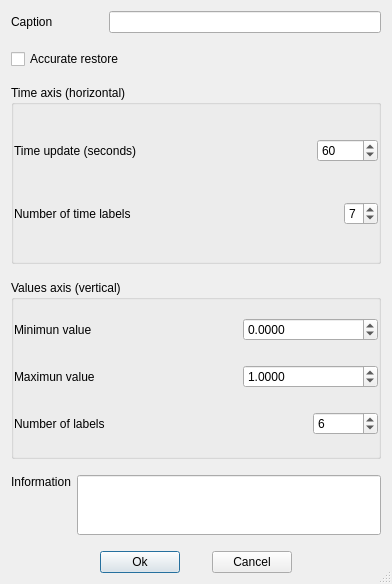
<?xml version="1.0" encoding="UTF-8"?>
<ui version="4.0">
 <class>graphmonDialog</class>
 <widget class="QDialog" name="graphmonDialog">
  <property name="geometry">
   <rect>
    <x>0</x>
    <y>0</y>
    <width>392</width>
    <height>584</height>
   </rect>
  </property>
  <property name="windowTitle">
   <string>Edit graphic monitor</string>
  </property>
  <property name="sizeGripEnabled">
   <bool>true</bool>
  </property>
  <layout class="QVBoxLayout">
   <property name="spacing">
    <number>16</number>
   </property>
   <item>
    <layout class="QHBoxLayout">
     <property name="leftMargin">
      <number>0</number>
     </property>
     <property name="topMargin">
      <number>0</number>
     </property>
     <property name="rightMargin">
      <number>0</number>
     </property>
     <property name="bottomMargin">
      <number>0</number>
     </property>
     <item>
      <widget class="QLabel" name="capLabel">
       <property name="frameShape">
        <enum>QFrame::NoFrame</enum>
       </property>
       <property name="frameShadow">
        <enum>QFrame::Plain</enum>
       </property>
       <property name="text">
        <string>Caption</string>
       </property>
       <property name="alignment">
        <set>Qt::AlignVCenter</set>
       </property>
       <property name="wordWrap">
        <bool>false</bool>
       </property>
      </widget>
     </item>
     <item>
      <spacer name="spacer1">
       <property name="orientation">
        <enum>Qt::Horizontal</enum>
       </property>
       <property name="sizeType">
        <enum>QSizePolicy::Fixed</enum>
       </property>
       <property name="sizeHint" stdset="0">
        <size>
         <width>50</width>
         <height>20</height>
        </size>
       </property>
      </spacer>
     </item>
     <item>
      <widget class="QLineEdit" name="captionLineEdit">
       <property name="sizePolicy">
        <sizepolicy hsizetype="Expanding" vsizetype="Fixed">
         <horstretch>0</horstretch>
         <verstretch>0</verstretch>
        </sizepolicy>
       </property>
       <property name="maxLength">
        <number>60</number>
       </property>
      </widget>
     </item>
    </layout>
   </item>
   <item>
    <widget class="QCheckBox" name="accurateRestoreCheckBox">
     <property name="text">
      <string>Accurate restore</string>
     </property>
    </widget>
   </item>
   <item>
    <widget class="QGroupBox" name="GroupBox1">
     <property name="title">
      <string>Time axis (horizontal)</string>
     </property>
     <layout class="QGridLayout">
      <property name="leftMargin">
       <number>0</number>
      </property>
      <property name="topMargin">
       <number>0</number>
      </property>
      <property name="rightMargin">
       <number>0</number>
      </property>
      <property name="bottomMargin">
       <number>0</number>
      </property>
      <item row="0" column="2" colspan="2">
       <widget class="QSpinBox" name="timeupdSpinBox">
        <property name="minimum">
         <number>1</number>
        </property>
        <property name="maximum">
         <number>10000</number>
        </property>
        <property name="singleStep">
         <number>30</number>
        </property>
        <property name="value">
         <number>60</number>
        </property>
       </widget>
      </item>
      <item row="1" column="3">
       <widget class="QSpinBox" name="tLabelsSpinBox">
        <property name="minimum">
         <number>2</number>
        </property>
        <property name="maximum">
         <number>9</number>
        </property>
        <property name="value">
         <number>7</number>
        </property>
       </widget>
      </item>
      <item row="0" column="0">
       <widget class="QLabel" name="TextLabel1_5_2_2">
        <property name="text">
         <string>Time update (seconds)</string>
        </property>
        <property name="wordWrap">
         <bool>false</bool>
        </property>
       </widget>
      </item>
      <item row="1" column="0">
       <widget class="QLabel" name="TextLabel2_2">
        <property name="text">
         <string>Number of time labels</string>
        </property>
        <property name="wordWrap">
         <bool>false</bool>
        </property>
       </widget>
      </item>
      <item row="0" column="1">
       <spacer name="spacer4">
        <property name="orientation">
         <enum>Qt::Horizontal</enum>
        </property>
        <property name="sizeType">
         <enum>QSizePolicy::Expanding</enum>
        </property>
        <property name="sizeHint" stdset="0">
         <size>
          <width>40</width>
          <height>20</height>
         </size>
        </property>
       </spacer>
      </item>
      <item row="1" column="1" colspan="2">
       <spacer name="spacer2_2">
        <property name="orientation">
         <enum>Qt::Horizontal</enum>
        </property>
        <property name="sizeType">
         <enum>QSizePolicy::Expanding</enum>
        </property>
        <property name="sizeHint" stdset="0">
         <size>
          <width>140</width>
          <height>20</height>
         </size>
        </property>
       </spacer>
      </item>
     </layout>
    </widget>
   </item>
   <item>
    <widget class="QGroupBox" name="GroupBox2">
     <property name="title">
      <string>Values axis (vertical)</string>
     </property>
     <layout class="QGridLayout">
      <property name="leftMargin">
       <number>0</number>
      </property>
      <property name="topMargin">
       <number>0</number>
      </property>
      <property name="rightMargin">
       <number>0</number>
      </property>
      <property name="bottomMargin">
       <number>0</number>
      </property>
      <item row="0" column="3" colspan="2">
       <widget class="QDoubleSpinBox" name="minFloatSpinBox">
        <property name="decimals">
         <number>4</number>
        </property>
        <property name="minimum">
         <double>-999999.989999999990687</double>
        </property>
        <property name="maximum">
         <double>999999.989999999990687</double>
        </property>
       </widget>
      </item>
      <item row="2" column="4">
       <widget class="QSpinBox" name="vLabelsSpinBox">
        <property name="minimum">
         <number>1</number>
        </property>
        <property name="maximum">
         <number>11</number>
        </property>
        <property name="value">
         <number>6</number>
        </property>
       </widget>
      </item>
      <item row="2" column="2" colspan="2">
       <spacer name="spacer5_2_2">
        <property name="orientation">
         <enum>Qt::Horizontal</enum>
        </property>
        <property name="sizeType">
         <enum>QSizePolicy::Expanding</enum>
        </property>
        <property name="sizeHint" stdset="0">
         <size>
          <width>40</width>
          <height>20</height>
         </size>
        </property>
       </spacer>
      </item>
      <item row="1" column="3" colspan="2">
       <widget class="QDoubleSpinBox" name="maxFloatSpinBox">
        <property name="decimals">
         <number>4</number>
        </property>
        <property name="minimum">
         <double>-999999.989999999990687</double>
        </property>
        <property name="maximum">
         <double>999999.989999999990687</double>
        </property>
        <property name="value">
         <double>1.000000000000000</double>
        </property>
       </widget>
      </item>
      <item row="2" column="0" colspan="2">
       <widget class="QLabel" name="TextLabel2_2_2">
        <property name="text">
         <string>Number of labels</string>
        </property>
        <property name="wordWrap">
         <bool>false</bool>
        </property>
       </widget>
      </item>
      <item row="1" column="1" colspan="2">
       <spacer name="spacer5_2">
        <property name="orientation">
         <enum>Qt::Horizontal</enum>
        </property>
        <property name="sizeType">
         <enum>QSizePolicy::Expanding</enum>
        </property>
        <property name="sizeHint" stdset="0">
         <size>
          <width>70</width>
          <height>20</height>
         </size>
        </property>
       </spacer>
      </item>
      <item row="1" column="0">
       <widget class="QLabel" name="TextLabel1_5_2_3_2">
        <property name="text">
         <string>Maximun value</string>
        </property>
        <property name="wordWrap">
         <bool>false</bool>
        </property>
       </widget>
      </item>
      <item row="0" column="1" colspan="2">
       <spacer name="spacer5">
        <property name="orientation">
         <enum>Qt::Horizontal</enum>
        </property>
        <property name="sizeType">
         <enum>QSizePolicy::Expanding</enum>
        </property>
        <property name="sizeHint" stdset="0">
         <size>
          <width>70</width>
          <height>20</height>
         </size>
        </property>
       </spacer>
      </item>
      <item row="0" column="0">
       <widget class="QLabel" name="TextLabel1_5_2_3">
        <property name="text">
         <string>Minimun value</string>
        </property>
        <property name="wordWrap">
         <bool>false</bool>
        </property>
       </widget>
      </item>
     </layout>
    </widget>
   </item>
   <item>
    <layout class="QHBoxLayout">
     <property name="leftMargin">
      <number>0</number>
     </property>
     <property name="topMargin">
      <number>0</number>
     </property>
     <property name="rightMargin">
      <number>0</number>
     </property>
     <property name="bottomMargin">
      <number>0</number>
     </property>
     <item>
      <widget class="QLabel" name="TextLabel1">
       <property name="text">
        <string>Information</string>
       </property>
       <property name="alignment">
        <set>Qt::AlignTop</set>
       </property>
       <property name="wordWrap">
        <bool>false</bool>
       </property>
      </widget>
     </item>
     <item>
      <widget class="QLineEdit" name="inforLineEdit">
       <property name="minimumSize">
        <size>
         <width>0</width>
         <height>60</height>
        </size>
       </property>
       <property name="focusPolicy">
        <enum>Qt::StrongFocus</enum>
       </property>
       <property name="maxLength">
        <number>2048</number>
       </property>
       <property name="readOnly">
        <bool>true</bool>
       </property>
      </widget>
     </item>
    </layout>
   </item>
   <item>
    <layout class="QHBoxLayout">
     <property name="spacing">
      <number>32</number>
     </property>
     <property name="leftMargin">
      <number>0</number>
     </property>
     <property name="topMargin">
      <number>0</number>
     </property>
     <property name="rightMargin">
      <number>0</number>
     </property>
     <property name="bottomMargin">
      <number>0</number>
     </property>
     <item>
      <spacer name="spacer8">
       <property name="orientation">
        <enum>Qt::Horizontal</enum>
       </property>
       <property name="sizeType">
        <enum>QSizePolicy::Expanding</enum>
       </property>
       <property name="sizeHint" stdset="0">
        <size>
         <width>40</width>
         <height>20</height>
        </size>
       </property>
      </spacer>
     </item>
     <item>
      <widget class="QPushButton" name="OkButton">
       <property name="text">
        <string>Ok</string>
       </property>
      </widget>
     </item>
     <item>
      <widget class="QPushButton" name="cancelButton">
       <property name="text">
        <string>Cancel</string>
       </property>
      </widget>
     </item>
     <item>
      <spacer name="spacer8_2">
       <property name="orientation">
        <enum>Qt::Horizontal</enum>
       </property>
       <property name="sizeType">
        <enum>QSizePolicy::Expanding</enum>
       </property>
       <property name="sizeHint" stdset="0">
        <size>
         <width>40</width>
         <height>20</height>
        </size>
       </property>
      </spacer>
     </item>
    </layout>
   </item>
  </layout>
 </widget>
 <layoutdefault spacing="6" margin="11"/>
 
 <tabstops>
  <tabstop>captionLineEdit</tabstop>
  <tabstop>timeupdSpinBox</tabstop>
  <tabstop>tLabelsSpinBox</tabstop>
  <tabstop>minFloatSpinBox</tabstop>
  <tabstop>maxFloatSpinBox</tabstop>
  <tabstop>vLabelsSpinBox</tabstop>
  <tabstop>inforLineEdit</tabstop>
  <tabstop>OkButton</tabstop>
  <tabstop>cancelButton</tabstop>
 </tabstops>
 <resources/>
 <connections/>
</ui>
